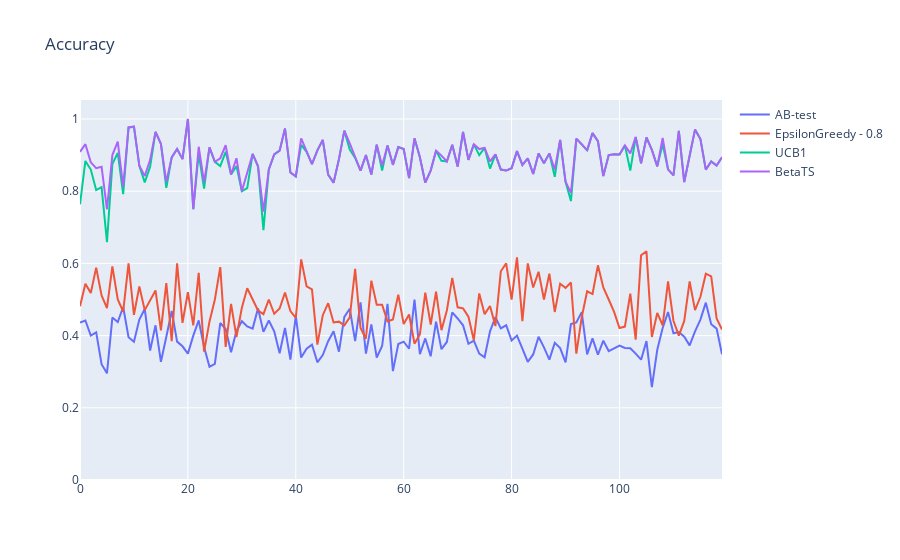
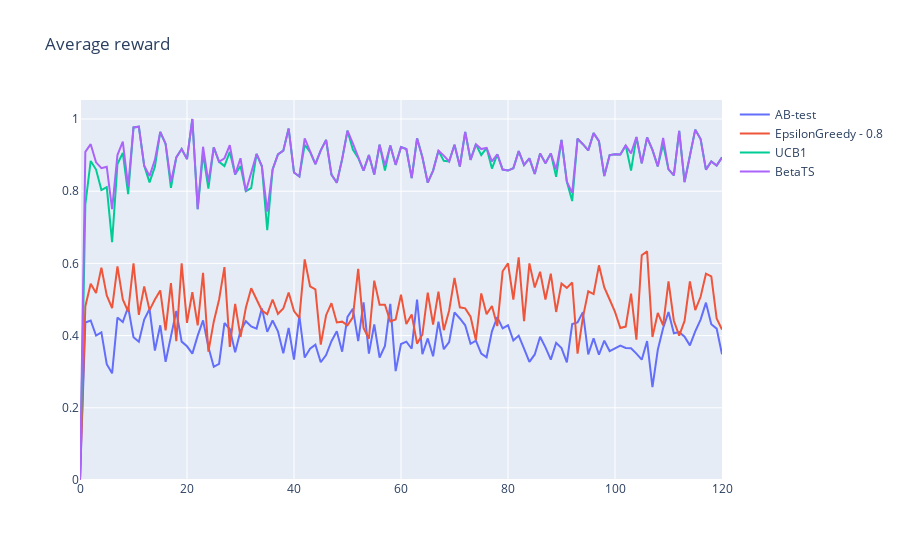
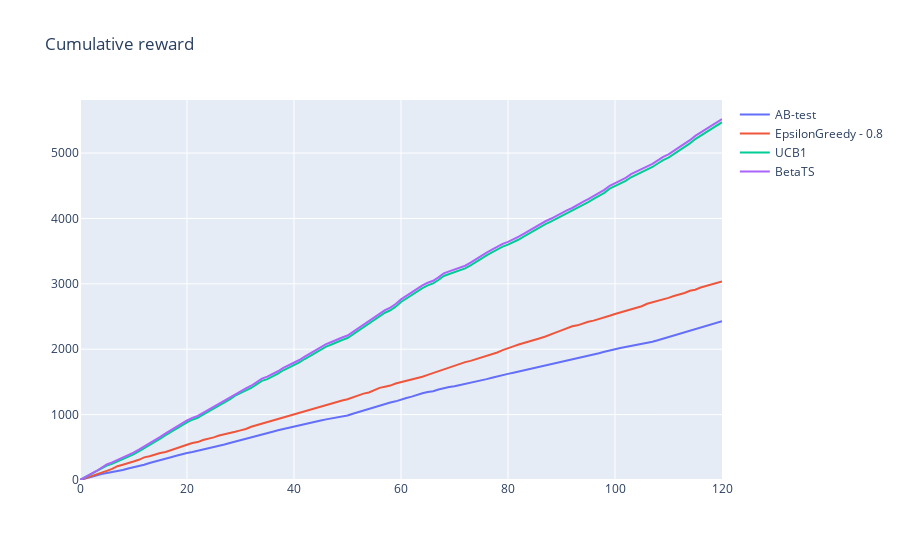
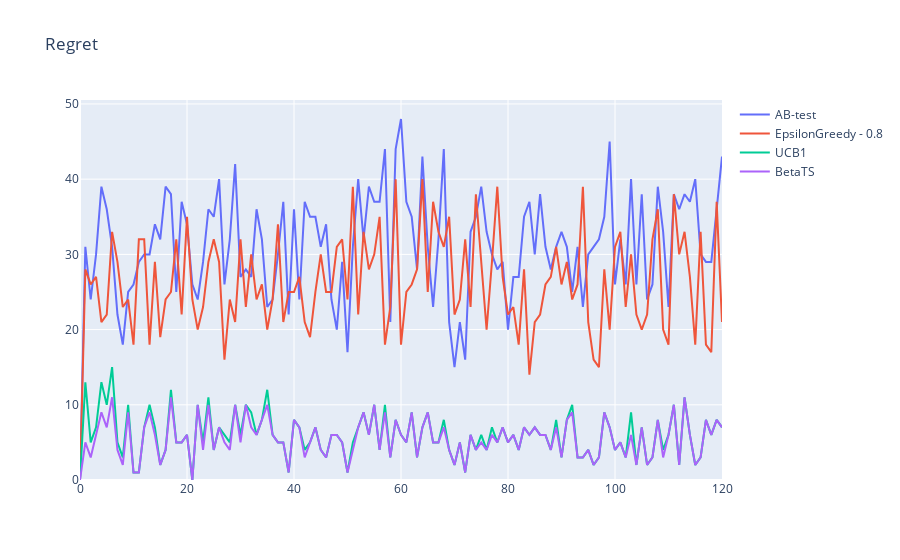

The cell these charts' notebook holds for them, in order:
### Markdown cell above
## Plot Metrics

### Code cell
from mab.enums import Metrics

for m in Metrics:
    plot(metrics = metrics, metric_name = m, names = names).show()
